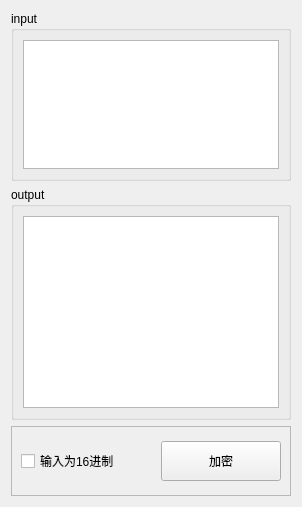
          <widget class="QWidget" name="tab_12">
           <attribute name="title">
            <string>md5</string>
           </attribute>
           <layout class="QGridLayout" name="gridLayout_54">
            <item row="0" column="0">
             <widget class="QGroupBox" name="groupBox_30">
              <property name="maximumSize">
               <size>
                <width>16777215</width>
                <height>170</height>
               </size>
              </property>
              <property name="title">
               <string>input</string>
              </property>
              <layout class="QGridLayout" name="gridLayout_51">
               <item row="0" column="0">
                <widget class="QPlainTextEdit" name="txtmd5_input"/>
               </item>
              </layout>
             </widget>
            </item>
            <item row="1" column="0">
             <widget class="QGroupBox" name="groupBox_31">
              <property name="title">
               <string>output</string>
              </property>
              <layout class="QGridLayout" name="gridLayout_52">
               <item row="0" column="0">
                <widget class="QPlainTextEdit" name="txtmd5_output">
                 <property name="readOnly">
                  <bool>true</bool>
                 </property>
                </widget>
               </item>
              </layout>
             </widget>
            </item>
            <item row="2" column="0">
             <widget class="QFrame" name="frame_12">
              <property name="minimumSize">
               <size>
                <width>0</width>
                <height>70</height>
               </size>
              </property>
              <property name="maximumSize">
               <size>
                <width>16777215</width>
                <height>70</height>
               </size>
              </property>
              <property name="frameShape">
               <enum>QFrame::StyledPanel</enum>
              </property>
              <property name="frameShadow">
               <enum>QFrame::Raised</enum>
              </property>
              <layout class="QGridLayout" name="gridLayout_53">
               <item row="0" column="1">
                <widget class="QPushButton" name="btnmd5_calc">
                 <property name="minimumSize">
                  <size>
                   <width>0</width>
                   <height>40</height>
                  </size>
                 </property>
                 <property name="maximumSize">
                  <size>
                   <width>120</width>
                   <height>40</height>
                  </size>
                 </property>
                 <property name="toolTip">
                  <string/>
                 </property>
                 <property name="text">
                  <string>加密</string>
                 </property>
                </widget>
               </item>
               <item row="0" column="0">
                <widget class="QCheckBox" name="chkmd5_ishex">
                 <property name="maximumSize">
                  <size>
                   <width>150</width>
                   <height>16777215</height>
                  </size>
                 </property>
                 <property name="text">
                  <string>输入为16进制</string>
                 </property>
                </widget>
               </item>
              </layout>
             </widget>
            </item>
           </layout>
          </widget>
